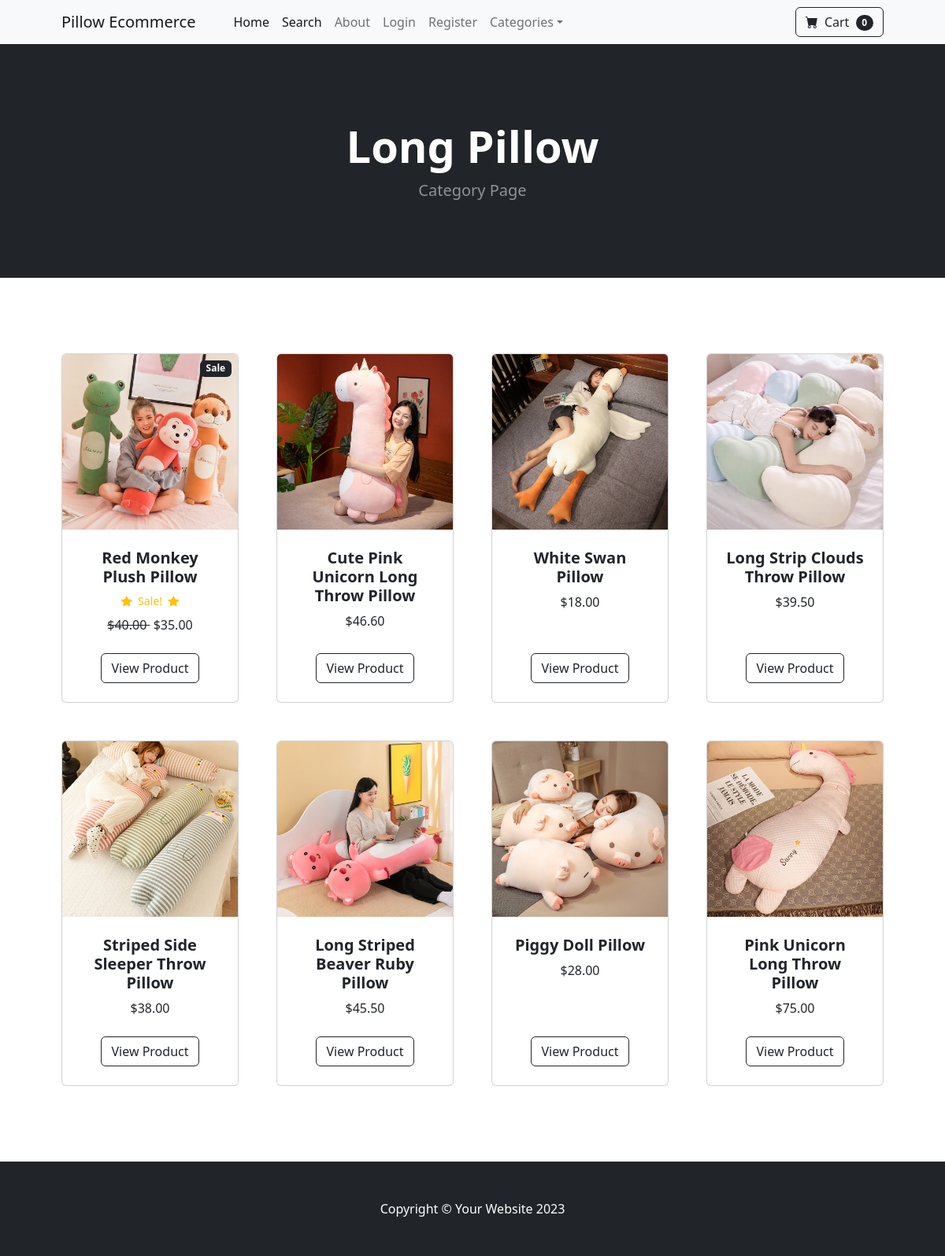
Screenshot of /category/Long Pillow with the database file from the repository.
### store/models.py (models this page shows, shortened)
class Category(models.Model):
    name = models.CharField(max_length=50)
    def __str__(self):
        return self.name
    class Meta:
        verbose_name_plural = "Categories"

class Product(models.Model):
    name = models.CharField(max_length=100)
    price = models.DecimalField(default=0, decimal_places=2, max_digits=6)
    category = models.ForeignKey(Category, on_delete=models.CASCADE, default=1)
    description = models.TextField(max_length=250, default='', blank=True, null=True)
    image = models.ImageField(upload_to='uploads/product/')
    is_sale = models.BooleanField(default=False)
    sale_price = models.DecimalField(default=0, decimal_places=2, max_digits=6)

### store/views.py (the view)
# urls.py: path('category/<str:foo>', views.category, name='category'),
def category(request, foo):
    foo = foo.replace("-", " ")
    try:
        category = Category.objects.get(name=foo)
        products = Product.objects.filter(category=category)
        return render(request, 'category.html', {'products': products, 'category': category})
    except:
        messages.error(request, "Category Does Not Exist")
        return redirect('home')

### cart/cart.py (called while the page is built)
    def __len__(self):
        return len(self.cart)

### cart/context_processors.py (called while the page is built)
def cart(request):
    return {'cart': Cart(request)}

### store/templates/category.html
{% extends 'base.html' %}
{% block content %}
        <header class="bg-dark py-5">
            <div class="container px-4 px-lg-5 my-5">
                <div class="text-center text-white">
                    <h1 class="display-4 fw-bolder">{{ category }}</h1>
                    <p class="lead fw-normal text-white-50 mb-0">Category Page</p>
                </div>
            </div>
        </header>
        <section class="py-5">
            <div class="container px-4 px-lg-5 mt-5">
                <div class="row gx-4 gx-lg-5 row-cols-2 row-cols-md-3 row-cols-xl-4 justify-content-center">
                    {% for product in products %}
                        {% if product.is_sale %}
                        <div class="col mb-5">
                        <div class="card h-100">
                            <div class="badge bg-dark text-white position-absolute" style="top: 0.5rem; right:0.5rem">
                                Sale
                            </div>
                            <img class="card-img-top" src="{{ product.image.url }}" alt="..." />
                            <div class="card-body p-4">
                                <div class="text-center">
                                    <h5 class="fw-bolder">{{ product.name }}</h5>
                                    <div class="d-flex justify-content-center small text-warning mb-2">
                                        <div class="bi-star-fill"></div>
                                        &nbsp;&nbsp;Sale!&nbsp;&nbsp;
                                        <div class="bi-star-fill"></div>
                                    </div>
                                    <strike>
                                    ${{ product.price }}
                                    </strike>
                                     &nbsp;${{ product.sale_price }}
                                </div>
                            </div>
                            <div class="card-footer p-4 pt-0 border-top-0 bg-transparent">
<div class="text-center">
    <a class="btn btn-outline-dark mt-auto" href="{% url 'product' product.id %}">View Product</a>
</div>
                            </div>
                        </div>
                    </div>
                        {% else %}
                    <div class="col mb-5">
                        <div class="card h-100">
                            <img class="card-img-top" src="{{ product.image.url }}" alt="..." />
                            <div class="card-body p-4">
                                <div class="text-center">
                                    <h5 class="fw-bolder">{{ product.name }}</h5>
                                    ${{ product.price }}
                                </div>
                            </div>
                            <div class="card-footer p-4 pt-0 border-top-0 bg-transparent">
<div class="text-center">
    <a class="btn btn-outline-dark mt-auto" href="{% url 'product' product.id %}">View Product</a>
</div>
                            </div>
                        </div>
                    </div>
                        {% endif %}
                    {% endfor %}
                </div>
            </div>
        </section>
{% endblock %}

### rows the page displays
Category: name "Long Pillow"
Product: image (picture), name "Red Monkey Plush Pillow", price "40.00", sale_price "35.00"
Product: image (picture), name "Cute Pink Unicorn Long Throw Pillow", price "46.60"
Product: image (picture), name "White Swan Pillow", price "18.00"
Product: image (picture), name "Long Strip Clouds Throw Pillow", price "39.50"
Product: image (picture), name "Striped Side Sleeper Throw Pillow", price "38.00"
Product: image (picture), name "Long Striped Beaver Ruby Pillow", price "45.50"
Product: image (picture), name "Piggy Doll Pillow", price "28.00"
Product: image (picture), name "Pink Unicorn Long Throw Pillow", price "75.00"

### other values shown
{{ cart|length }} "0"
